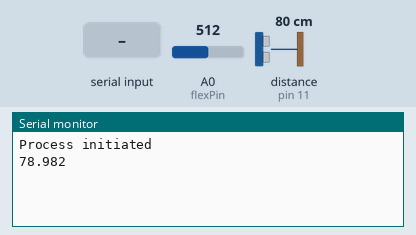
This sketch was run on a simulated Arduino Uno, built with avr-gcc and run on an emulated ATmega328P. On the bench: the last lines printed to the serial monitor. Wiring (inferred from the names in the program): ultrasonic range finder: trigger pin 10; echo pin 11. The test bench sets the inputs (shaded band); at power-on: distance to the obstacle (sensor on pin 11) 80 cm, A0 (flexPin) = 512. The echo pulse lasts 58.3 µs per cm; the modem accepts every AT command (registered, SIM ready, sends succeed) and sends nothing else.

Above: at 1.7 s.
1.8 s: distance to the obstacle (sensor on pin 11) set to 18 cm
At 7.7 s:
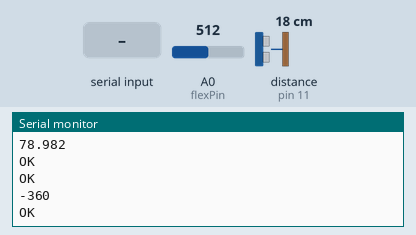
8.0 s: A0 (flexPin) set to 716
At 9.1 s:
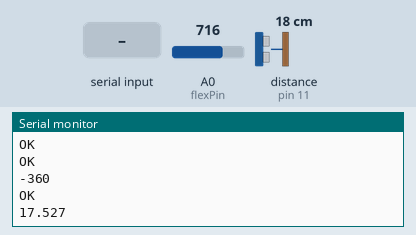
9.5 s: "1" received over the second serial link
At 10.9 s:
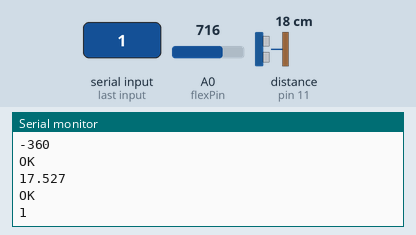
11.0 s: "0" received over the second serial link
12.5 s: "1" received over Serial
14.0 s: distance to the obstacle (sensor on pin 11) set to 35 cm
At 16.2 s:
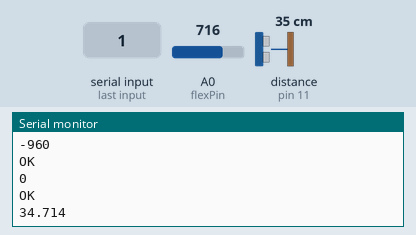
Timing chart, 0 to 16.5 s (numbered marks = the images above; inputs shaded):
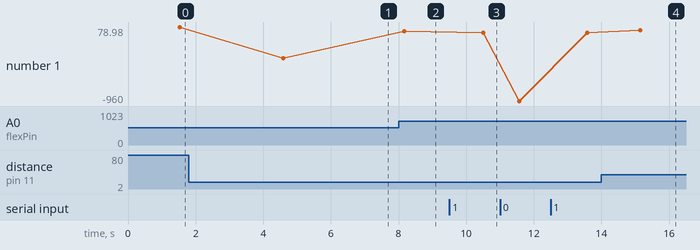

The sketch:

flex_ultra.ino
```cpp
#include<SoftwareSerial.h>

// declare eui and key variables here
SoftwareSerial loraserial(2,3);

const int flexPin = A0;

// Pin connected to voltage divider output

// Change these constants according to your project's design
const int VCC = 5;      // voltage at Ardunio 5V line
const int R_DIV = 10000;  // resistor used to create a voltage divider
const int flatResistance = 16000; // resistance when flat
const int bendResistance = 17500;  // resistance at 90 deg

// declare ultrasonic sensor pins
int trig = 10;
int echo = 11;
float distance;
long duration;
String str1;
String str2;

void setup() {
    pinMode(trig, OUTPUT);
    pinMode(echo, INPUT);
    pinMode(flexPin, INPUT);
    Serial.begin(9600);
// initialize the serial communications  and set up id's and key's
    loraserial.begin(9600);
    Serial.println("Process initiated");
    delay(500);
    loraserial.println("AT+JOIN");
}


void loop(){
// set pin modes for ultrasonic sensor
    digitalWrite(trig, LOW);
    delayMicroseconds(2);
    digitalWrite(trig, HIGH);
    delayMicroseconds(2);
    digitalWrite(trig, LOW);

// calculate distance and send to lora serial
    duration = pulseIn(echo, HIGH);
    delayMicroseconds(2);
    distance = duration * (0.034/2);
    str1 = String(distance, 3);

    if(distance >10){
      loraserial.println("AT+MSG=" + str1);
      delay(1000);
     Serial.println(str1);
     delay(1000);
   if(Serial.available()){
       loraserial.println("AT+MSG=" +str1);

   }
    if(loraserial.available()){
        Serial.println(loraserial.readString());
        delay(50);

    }


  }

  // Use the calculated resistance to estimate the sensor's bend angle:
  int ADCflex = analogRead(flexPin);
  int Vflex = ADCflex * VCC / 1023;
  int Rflex = R_DIV * (VCC / Vflex - 1);
  int  angle = map(Rflex, flatResistance, bendResistance, 0, 90);
  //Serial.println("Bend: " + String(angle) + " degrees");
  //Serial.println();
  str2=String(angle);


  if(angle>=-2160){
     loraserial.println("AT+MSG=" + str2);
     delay(1000);
     Serial.println(str2);
     delay(1000);
   if(Serial.available()){
       loraserial.println("AT+MSG=" + str2);

   }
    if(loraserial.available()){
        Serial.println(loraserial.readString());
        delay(50);

    }
  }

  delay(500);
}


/* Author : Devansh and Bhuvaneshwari*/
```

Measured:
- after the input at 9.5 s, the serial monitor: prints a new line after 1.0 s (image 3)
- after the input at 14.0 s, the serial monitor: prints a new line after 1.1 s (image 4)
- plotted number 1: 17.53 → 1 after the input at 9.5 s, 0 → 34.71 after the input at 14.0 s
